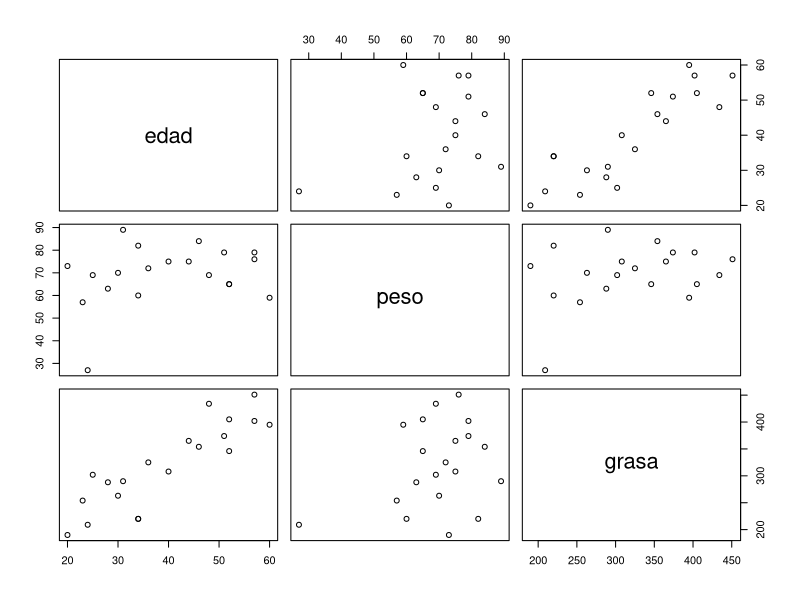
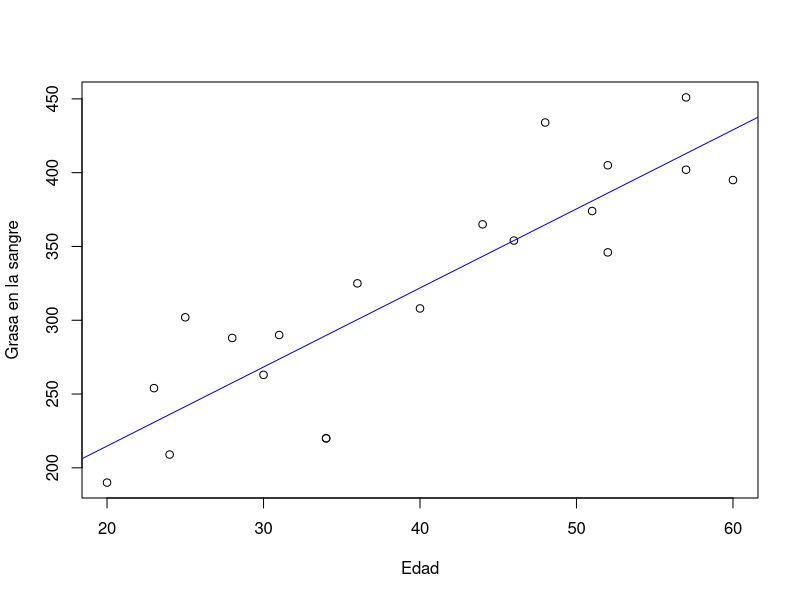
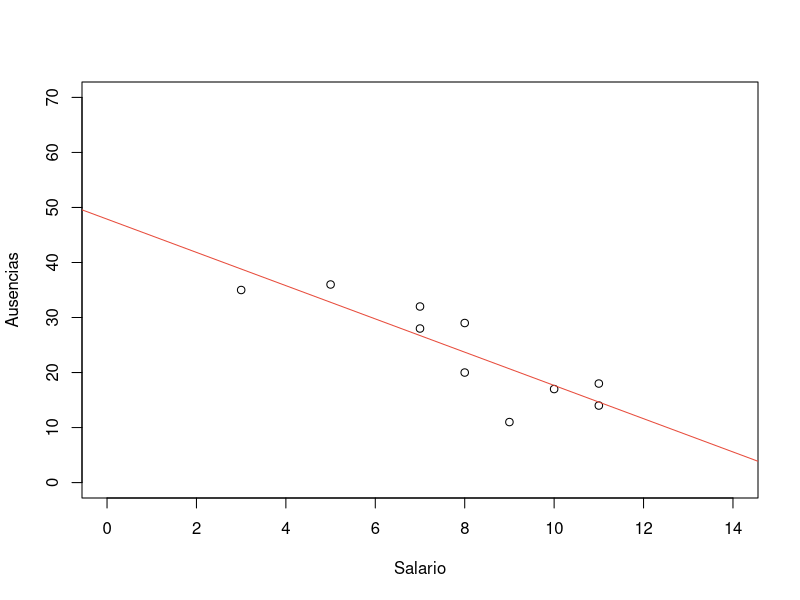
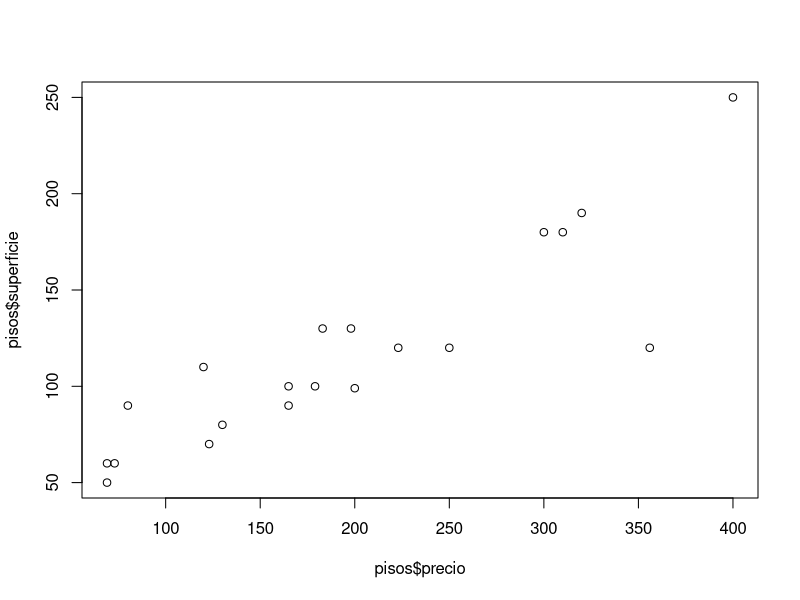
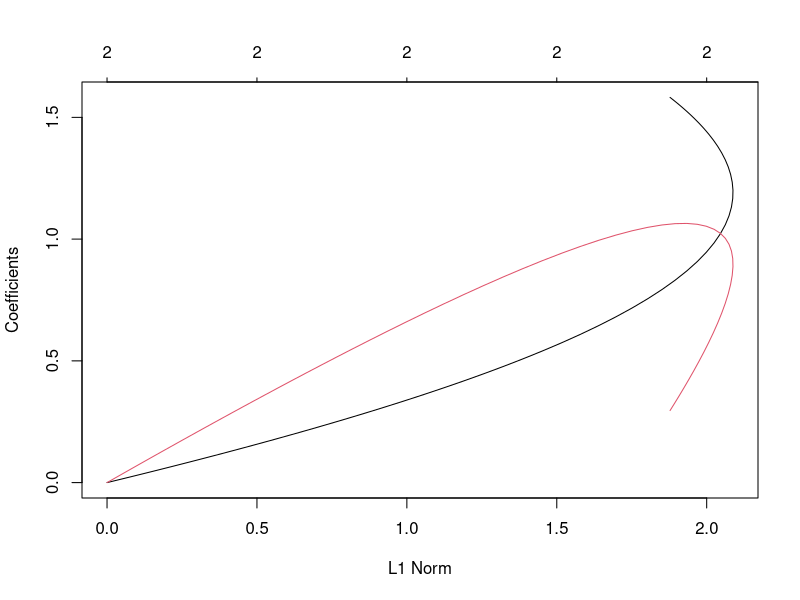

R code for these plots, in order:
# EJERCICIO A
# Regresión lineal simple en R

# Funcion lm:
#lm(formula, data, subset, weights, na.action,
#   method = "qr", model = TRUE, x = FALSE, y = FALSE, qr = TRUE,
#   singular.ok = TRUE, constrasts = NULL, offset)

# Ejemplo de aplicacion 1
edad <- c(46,20,52,30,57,25,28,36,57,44,24,31,52,23,60,48,34,51,40,34)
peso <- c(84,73,65,70,76,69,63,72,79,75,27,89,65,57,59,69,60,79,75,82)
grasa <-
  c(354,190,405,263,451,302,288,325,402,365,209,290,346,254,395,434,220
    ,374,308,220)
datos <- data.frame(edad,peso,grasa)

# Salida del grafico generado
pairs(datos)

# Calculo de coeficiente de correlacion lineal
cor(datos)
##      edad      peso     grasa
## edad 1.0000000 0.2705334 0.8741798
## peso 0.2705334 1.0000000 0.3009460
## grasa 0.8741798 0.3009460 1.0000000

# Funcion lm
reg <- lm(grasa~edad, edad=datos)
reg
## Call:
## lm(formula = grasa ~ edad, data = datos)
## 
## Coefficients:
## (Intercept) edad 
## 107.633 5.356

summary(reg)
## Call:
## lm(formula = grasa ~ edad, data = datos)
## 
## Residuals:
## Min 1Q Median 3Q Max 
## -69.75 -25.37 -2.68 23.51 69.25 
## 
## Coefficients:
## Estimate Std. Error t value Pr(>|t|) 
## (Intercept) 107.6328 29.1057 3.698 0.00165 ** 
## edad 5.3565 0.7013 7.638 4.71e-07 ***
## ---
## Signif. codes: 0 '***' 0.001 '**' 0.01 '*' 0.05 '.' 0.1 ' ' 1
## 
## Residual standard error: 38.94 on 18 degrees of freedom
## Multiple R-squared: 0.7642, Adjusted R-squared: 0.7511 
## F-statistic: 58.33 on 1 and 18 DF, p-value: 4.712e-07

# Visualizacion con la recta de regresión ajustada
plot(edad,grasa,xlab="Edad",ylab="Grasa en la sangre")
abline(reg, col="blue")

# Calculo de predicciones predict()
pred_edades <- data.frame(edad=seq(20,60))
predict(reg,pred_edades)

# Prediccion a mayor rango
pred_edad <- data.frame(edad=c(10,80))
predict(reg,pred_edad)


## EJEMPLO DE APLICACION 2
salario<- c(11, 10, 8, 5, 9, 7, 3, 11, 8, 7)
ausencias<- c(18, 17, 29, 36, 11, 28, 35, 14, 20, 32)
df <-data.frame(salario,ausencias)
df

# Aplicacion de test de Shapiro Wilk
shapiro.test( df$salario )

# Aplicacion del modelo de regresion lineal
modeloR <- lm(ausencias ~ salario,
              data = df) # (x, y)
summary(modeloR) # para ver el resumen del modelo
###Salida:
#  Call:
#  lm(formula = ausencias ~ salario, data = df)
#Residuals:
#  Min 1Q Median 3Q Max 
#-9.6757 -2.9368 0.3243 3.3353 5.3022 
#Coefficients:
#  Estimate Std. Error t value Pr(>|t|) 
#(Intercept) 47.8744 5.4120 8.846 2.1e-05 ***
#  salario -3.0221 0.6549 -4.615 0.00172 ** 
#
#  Signif. codes: 0 ‘***’ 0.001 ‘**’ 0.01 ‘*’ 0.05 ‘.’ 0.1 ‘ ’ 1
#Residual standard error: 5.026 on 8 degrees of freedom
#Multiple R-squared: 0.7269, Adjusted R-squared: 0.6928 
#F-statistic: 21.3 on 1 and 8 DF, p-value: 0.001722

# Representacion de la recta del modelo de regresion
plot( df$salario, 
      df$ausencias, 
      xlim = c( 0, 14 ),
      ylim = c( 0, 70 ), 
      xlab = "Salario", 
      ylab = "Ausencias" )
abline( modeloR, col = "#e74c3c" ) # añadir la recta


# ANALISIS DE LOS MODELOS DE REGRESION LINEAL Y MULTIPLE
## Ejemplo de aplicacion, estudio de mercado sobre el precio de los pisos.
precio <- c(250, 130, 165, 310, 320, 400, 200, 80, 69, 179, 120, 223, 300, 
            198, 165, 69, 73, 123, 356, 183)
superficie <- c(120, 80, 100, 180, 190, 250, 99, 90, 60, 100, 110, 120, 180, 
                130, 90, 50, 60, 70, 120, 130)
antiguedad <-c(15, 20, 30, 15, 12, 40, 30, 27, 14, 20, 22, 25, 21, 33, 5, 12, 
               6, 10, 28, 30)
pisos <- data.frame(precio, superficie, antiguedad)

# Dibujar el diagrama de dispersión 
plot(pisos$precio,pisos$superficie)

# Modelo de regresion lineal simple (precio ~ superficie)
reg_lin <- lm(precio ~ superficie, data = pisos)
summary(reg_lin)
# Resultado: precio = -7.813 + 1.747 * superficie

# Modelo de regresion lineal simple (precio ~ antiguedad)
reg_lin1 <- lm(precio ~ antiguedad, data = pisos)
summary(reg_lin1)
# Resultado: precio = 110.423 + 4.107 * antiguedad

# Modelo de regresion lineal múltiple (precio ~ superficie + antiguedad)
reg_mult <- lm(precio ~ superficie + antiguedad, data = pisos)
summary(reg_mult)
# Resultado: precio = -6.82133 + 1.75516 * superficie – 0.09239 * antiguedad


## EJERCICIO B: Ejemplos de aplicacion
# Modelo nulo y modelo completo
modelo_nulo <- lm(precio ~ 1, data=pisos)  # Modelo sin predictores
modelo_completo <- lm(precio ~ ., data=pisos)  # Modelo con todos los predictores

#1 Selección hacia adelante (forward)
stepAIC_forward <- step(modelo_nulo, direction="forward", scope=formula(modelo_completo))
summary(stepAIC_forward)

#2 Selección Backward (Selección secuencial hacia atrás):
stepAIC_backward <- step(reg_mult, direction="backward")
summary(stepAIC_backward)

#3 Selección Central (Selección central):
install.packages("leaps")
library(leaps)
regCentral <- regsubsets(precio ~ ., data=pisos, nvmax=4)
summary(regCentral)

#4 Selección por Regresión Lineal Stepwise (Selección paso a paso):
install.packages("MASS")
library(MASS)
stepwiseReg <- stepAIC(reg_mult, direction="both")

#5 Selección por Penalización (Lasso, Ridge, Elastic Net):
install.packages("glmnet")
library(glmnet)
x <- as.matrix(pisos[, -which(names(pisos) == "precio")])
y <- pisos$precio

# Aplicar Ridge Regression (alpha=0)
ridgeMod <- glmnet(x, y, alpha=0)
# Graficar el modelo de Ridge
plot(ridgeMod)
